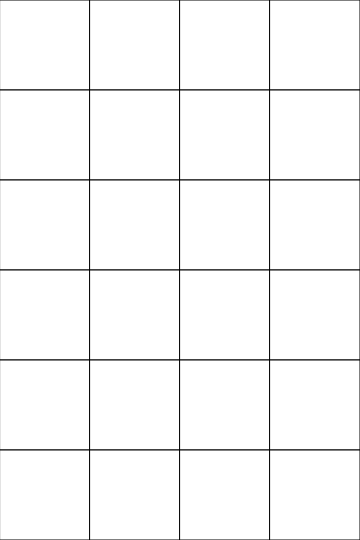
Frame 1 (no input)
Frame 60 (no input): identical to frame 1, image omitted
Frame 120 (the mouse pressed at the canvas centre since frame 60): identical to frame 1, image omitted

The p5.js sketch that drew this single still picture (run headless with seeded random() and noise() and a simulated clock; from frame 60 on, the mouse is pressed at the canvas centre):

// p5.js sketch
// ── sketch.js
// 单元格边长
let cellWidth = 90;

// 设定当前需要几行
let nhang = 6;

// 设定当前需要几列
let nlie = 4;

function setup() {
    createCanvas(360, 540);
}

function draw() {
    for(let vertical = 0; vertical < nhang; vertical++){
        for(let horizontal = 0; horizontal < nlie; horizontal++){
            square(cellWidth * horizontal, cellWidth * vertical, cellWidth);
        }
    }
}
